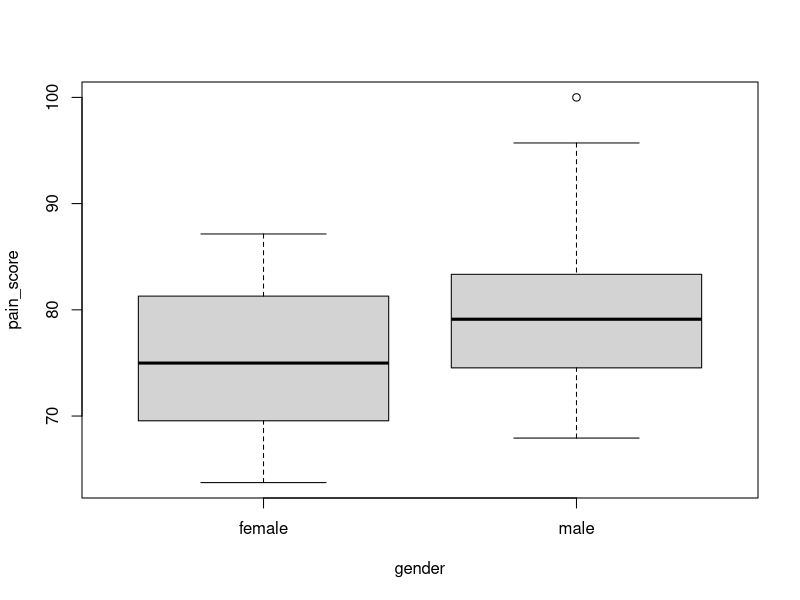
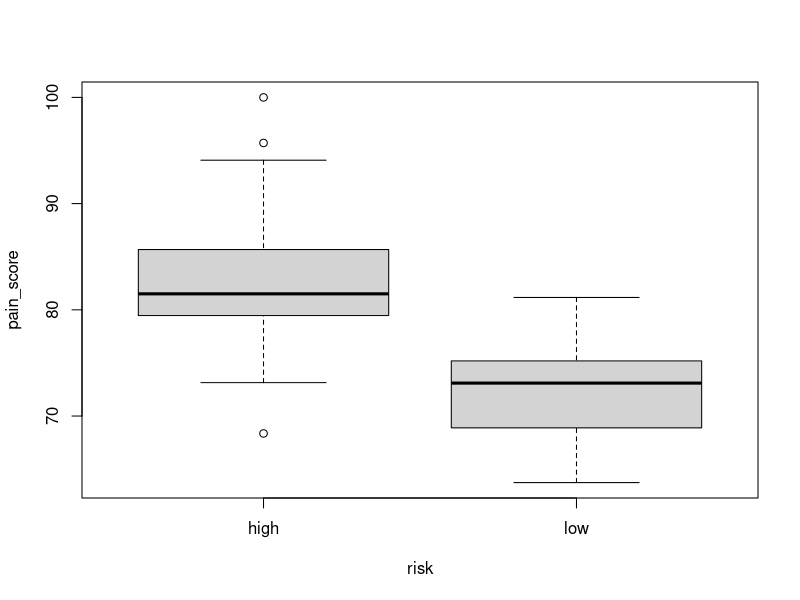
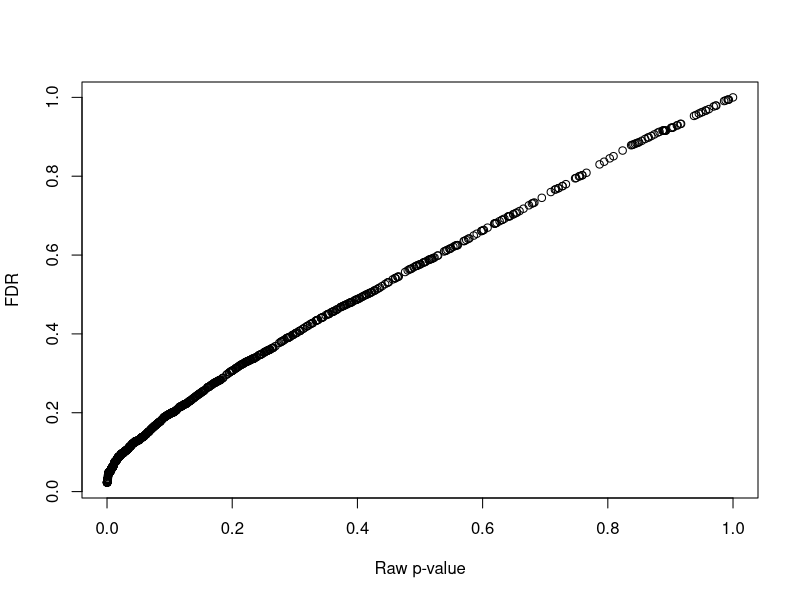
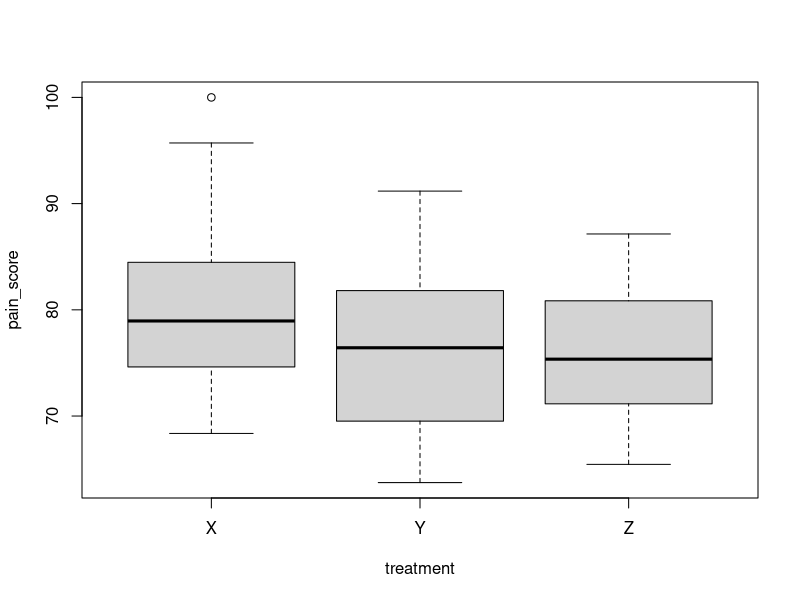
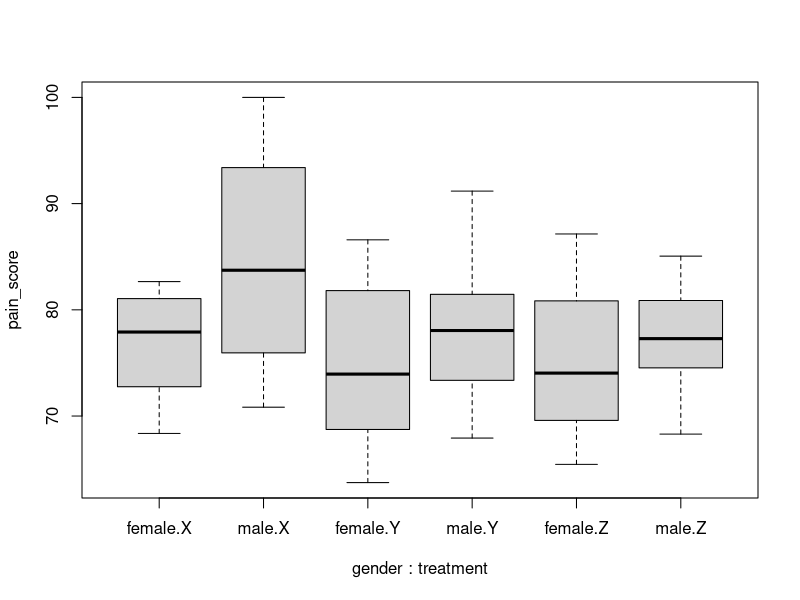
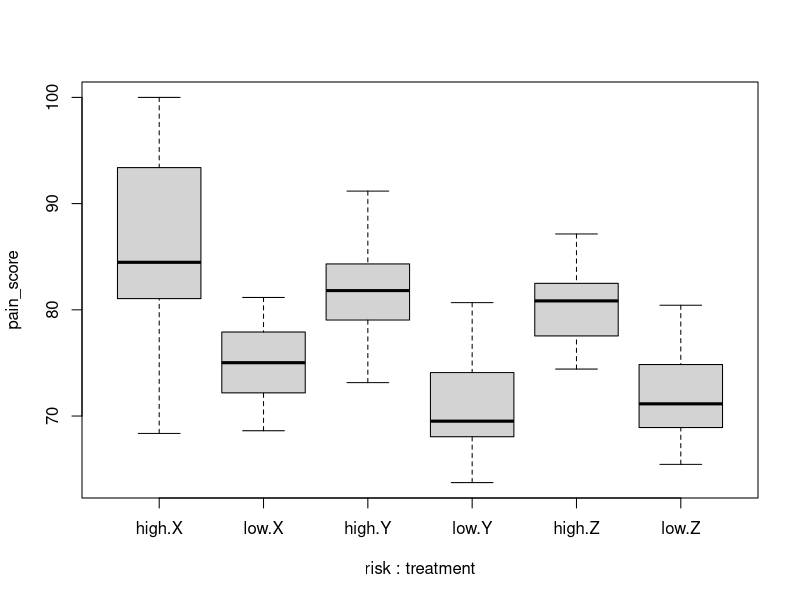
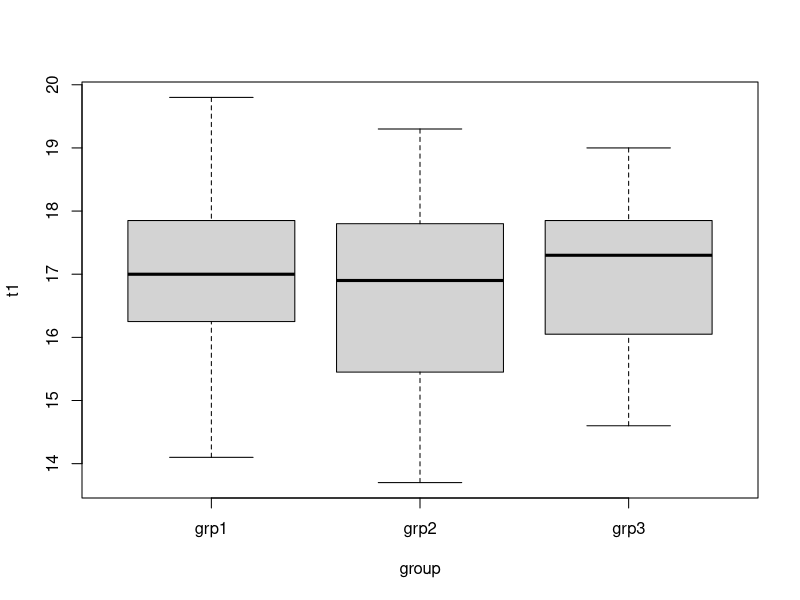
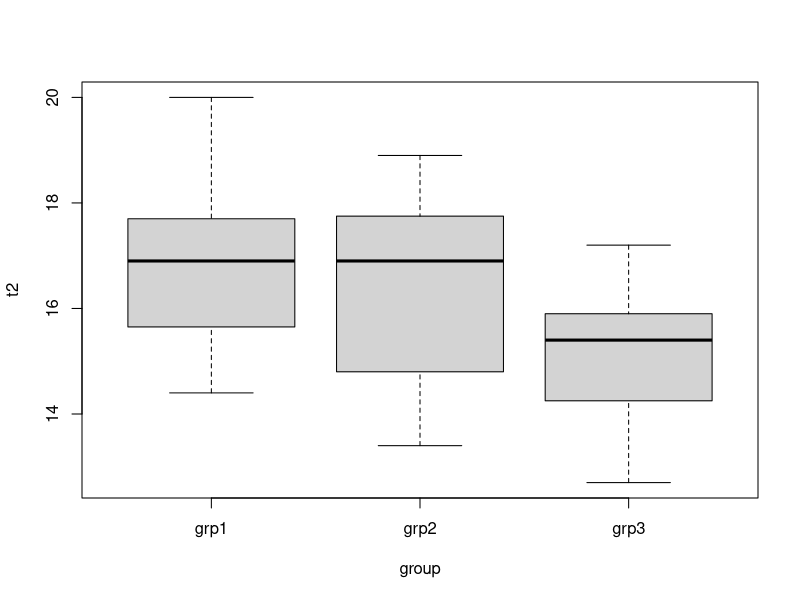

The R source for these figures, in order:
# Lesson 4, statistical tests, working with built-in data sets

setwd("~/Work/Python.club/Lesson.4/")
rm(list = ls())


# t-tests -------------------------------------------------------------------

hd <- read.table("headache.txt", sep = "\t", header = TRUE)

# First, let's look at 
# 1. Whether males and females have different pain scores
# 2. Whether subjects at high and low risk have different pain scores

sex.t <- t.test(hd$pain_score[hd$gender == "male"], hd$pain_score[hd$gender == "female"])
sex.t
# It appears that males have a slightly higher pain scores than females
boxplot(data = hd, pain_score ~ gender)

risk.t <- t.test(hd$pain_score[hd$risk == "low"], hd$pain_score[hd$risk == "high"])
risk.t
# Clearly, subjects at high risk suffer from significantly more severe headaches 
boxplot(data = hd, pain_score ~ risk)


# Multiple testing --------------------------------------------------------

# Let's create a fake dataset of gene expression values for a thousand genes
# and fill it with random values sampled from a normal distribution
# with mean = 0 and SD = 1:
gene.expr <- data.frame(matrix(nrow = 1000, ncol = 20, rnorm(20000)))
row.names(gene.expr) <- paste("Gene.", seq(1:1000), sep = "")
colnames(gene.expr)[1:10] <- paste("Treatment.", seq(1:10), sep = "")
colnames(gene.expr)[11:20] <- paste("Control.", seq(1:10), sep = "")

# And now let's select the genes whose expression is significantly different 
# between treatment and control groups. 
# There shouldn't be any, right? 

signif.genes <- data.frame("Gene" = character(1000), 
                           "p-value" = numeric(1000))

for (i in 1:nrow(gene.expr)) {
  p <- t.test(gene.expr[i, c(1:10)], gene.expr[i, c(11:20)])$p.value
  signif.genes[i, 1] <- row.names(gene.expr)[i]
  signif.genes[i, 2] <- p
}

# How many p-values less than 0.05 we got? 
length(which(signif.genes$p.value < 0.05))

# In my example I got 42 genes, but this number will fluctuate somewhere 
# around 50 (or 5% of all genes), depending on the random sample 

# A p-value of 0.05 just means that 5% of ALL tests will be false positives!!

# Does it mean that these "genes" are truly significant? 
# Of course not, the numbers are completely random. It's just a statistical fluke. 
# To lower our chance of making a type I error (falsely rejecting the null hypothesis)
# we use the adjustment for multiple testing. The most common way in gene expression 
# analysis is a Benjamini-Hotchberg False Discovery Rate (FDR) procedure: 

signif.genes$FDR <- p.adjust(signif.genes$p.value, method = "BH")

# Now how many significant genes we got? 
length(which(signif.genes$FDR < 0.05))

# I have zero, as expected. We may see one or two, since FDR procedure ensures that 
# we have a chance of making a type I error with a probability equal to the FDR value. 

# A q-value of 0.05 means that 5% of all SIGNIFICANT tests will be false positives!!

# Let's look at an example where there is a real difference between the two samples: 
ge <- data.frame(matrix(nrow = 1000, ncol = 20))
ge[, c(1:10)] <- rnorm(10000, mean = 0)
ge[, c(11:20)] <- rnorm(10000, mean = 0.75)
row.names(ge) <- paste("Gene.", seq(1:1000), sep = "")
colnames(ge)[1:10] <- paste("Treatment.", seq(1:10), sep = "")
colnames(ge)[11:20] <- paste("Control.", seq(1:10), sep = "")

sg <- data.frame("Gene" = character(1000), 
                           "p-value" = numeric(1000))

for (i in 1:nrow(ge)) {
  p <- t.test(ge[i, c(1:10)], ge[i, c(11:20)])$p.value
  sg[i, 1] <- row.names(ge)[i]
  sg[i, 2] <- p
}

length(which(sg$p.value < 0.05))  # In my case, 359, which means that 5%, or 18, are false positives
sg$FDR <- p.adjust(sg$p.value, method = "BH")
length(which(sg$FDR < 0.05))  # 73, or < 4 false positives

plot(x = sg$p.value, y = sg$FDR, xlab = "Raw p-value", ylab = "FDR")


# Hands on practice 1 -----------------------------------------------------

# Read file Gene.expression.txt
# For each gene, run a t-test, comparing treated (first 10 columns) and control 
# (columns 11 - 20) samples. 
# Adjust the p-values for multiple comparisons using the Benjamini-Hotchberg FDR procedure
# How many significant genes did you get? 
# How many of these do you expect to be false positive? 


# ANOVA -------------------------------------------------------------------


# Now, what about treatments? Is there a difference in pain score among the three treatment groups? 
# Clearly, since there are more than two groups, we cannot use t-test. For this, we 
# use ANOVA (Analysis of Variance)

hd <- read.table("headache.txt", sep = "\t", header = TRUE)

treat.av <- aov(data = hd, formula = pain_score ~ treatment)
summary(treat.av)

# We can also calculate pairwise differences using Tukey Honest Significant Differences
tukey.treat.av <- TukeyHSD(treat.av)
tukey.treat.av

boxplot(data = hd, pain_score ~ treatment)

# But maybe males and females respond to treatments differently? 
# Let's check this, by including the interaction term between sex and treatment: 

sex.treeat.av <- aov(data = hd, formula = pain_score ~ gender*treatment)
summary(sex.treeat.av)
# Still no significant effect for gender*treatment interaction
tukey.sex.treat.av <- TukeyHSD(sex.treeat.av)
tukey.sex.treat.av
# It appears that females respond to treatments Y and Z differently than males 
# respond to treatment X: 
boxplot(data = hd, pain_score ~ gender*treatment)

# Maybe people in different risk groups respond to treatments differently? 

risk.treat.av <- aov(data = hd, formula = pain_score ~ risk*treatment)
summary(risk.treat.av)
TukeyHSD(risk.treat.av)
# It appears that for both low and high risk groups treatment X is the least 
# efficient compared to Y and Z, although the p-values do not reach significance:
boxplot(data = hd, pain_score ~ risk*treatment)


# Hands on practice 2 -----------------------------------------------------

# Read the file anxiety.txt
# For each one of the three time points, run ANOVA test, testing whether there is
# a difference in anxiety scores among the three groups. 
# What is your conclusion? 
# Optional: run Tukey HSD to see which group is doing better than others


# Cheat sheet -------------------------------------------------------------

anxiety <- read.table("anxiety.txt", sep = "\t", header = TRUE)

a <- aov(data = anxiety, t1 ~ group)
summary(a)
TukeyHSD(a)
boxplot(data = anxiety, t1 ~ group)

a <- aov(data = anxiety, t2 ~ group)
summary(a)
TukeyHSD(a)
boxplot(data = anxiety, t2 ~ group)

a <- aov(data = anxiety, t3 ~ group)
summary(a)
TukeyHSD(a)
boxplot(data = anxiety, t3 ~ group)



# HOMEWORK ----------------------------------------------------------------

# 1. Read file genderweight.txt. 
#    Perform a two-sample t-test comparing the weight of males vs. the weight of female subjects
#    Is there a significant difference? 

# 2. Read file jobsatisfaction.txt. 
#    Perform a two-way ANOVA to establish whether there is any effect of either 
#    sex or education level on job satisfaction score. 



